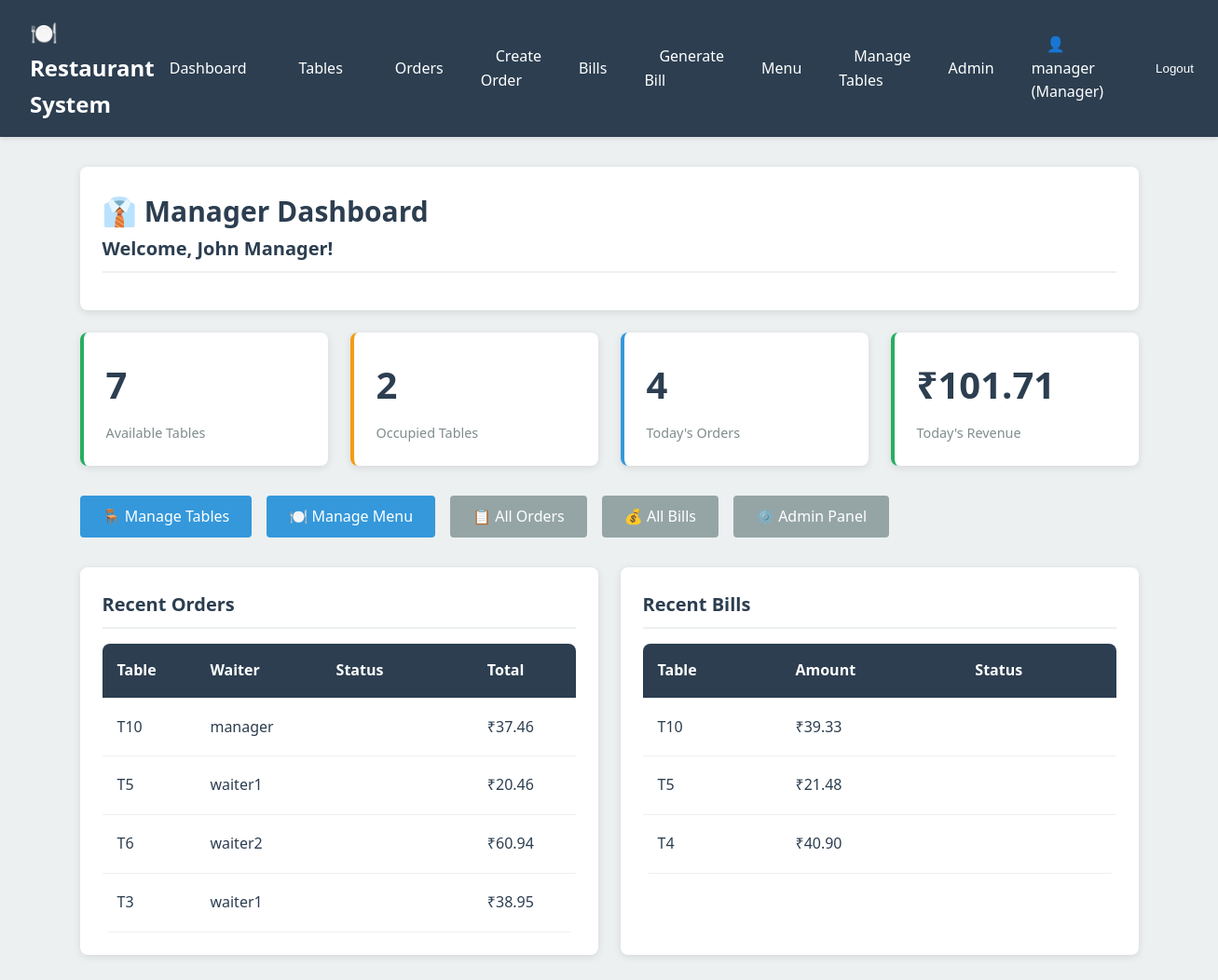
/dashboard/manager/ (signed in), run on the app's committed database.
### accounts/models.py (models this page shows, shortened)
class User(AbstractUser):
    class Role(models.TextChoices):
        WAITER = 'WAITER', 'Waiter'
        CASHIER = 'CASHIER', 'Cashier'
        MANAGER = 'MANAGER', 'Manager'
    role = models.CharField(
        max_length=10,
        choices=Role.choices,
        default=Role.WAITER
    )
    phone_number = models.CharField(max_length=15, blank=True)
    employee_id = models.CharField(max_length=20, unique=True, blank=True, null=True)
    class Meta:
        db_table = 'users'
        verbose_name = 'User'
        verbose_name_plural = 'Users'
    @property
    def is_waiter(self):
        return self.role == self.Role.WAITER
    @property
    def is_cashier(self):
        return self.role == self.Role.CASHIER
    @property
    def is_manager(self):
        return self.role == self.Role.MANAGER

### orders/models.py (models this page shows, shortened)
class Order(models.Model):
    class Status(models.TextChoices):
        PLACED = 'PLACED', 'Placed'
        IN_KITCHEN = 'IN_KITCHEN', 'In Kitchen'
        SERVED = 'SERVED', 'Served'
    table = models.ForeignKey('tables.Table', on_delete=models.CASCADE, related_name='orders')
    waiter = models.ForeignKey(settings.AUTH_USER_MODEL, on_delete=models.SET_NULL, null=True, related_name='orders')
    status = models.CharField(
        max_length=20,
        choices=Status.choices,
        default=Status.PLACED,
        db_index=True
    )
    notes = models.TextField(blank=True)
    created_at = models.DateTimeField(auto_now_add=True)
    updated_at = models.DateTimeField(auto_now=True)
    class Meta:
        db_table = 'orders'
        ordering = ['-created_at']
        verbose_name = 'Order'
        verbose_name_plural = 'Orders'
    def calculate_total(self):
        return sum(item.subtotal for item in self.items.all())

class OrderItem(models.Model):
    order = models.ForeignKey(Order, on_delete=models.CASCADE, related_name='items')
    menu_item = models.ForeignKey('menu.MenuItem', on_delete=models.PROTECT, related_name='order_items')
    quantity = models.PositiveIntegerField(default=1, validators=[MinValueValidator(1)])
    price_at_order = models.DecimalField(
        max_digits=10,
        decimal_places=2,
        help_text="Price snapshot at the time of order"
    )
    class Meta:
        db_table = 'order_items'
        verbose_name = 'Order Item'
        verbose_name_plural = 'Order Items'
    @property
    def subtotal(self):
        return self.quantity * self.price_at_order

### tables/models.py (models this page shows, shortened)
class Table(models.Model):
    class Status(models.TextChoices):
        AVAILABLE = 'AVAILABLE', 'Available'
        OCCUPIED = 'OCCUPIED', 'Occupied'
        BILL_REQUESTED = 'BILL_REQUESTED', 'Bill Requested'
        CLOSED = 'CLOSED', 'Closed'
    table_number = models.CharField(max_length=10, unique=True, db_index=True)
    seating_capacity = models.PositiveIntegerField()
    status = models.CharField(
        max_length=20,
        choices=Status.choices,
        default=Status.AVAILABLE,
        db_index=True
    )
    last_activity = models.DateTimeField(auto_now=True)
    created_at = models.DateTimeField(auto_now_add=True)
    class Meta:
        db_table = 'tables'
        ordering = ['table_number']
        verbose_name = 'Table'
        verbose_name_plural = 'Tables'

### billing/models.py (models this page shows, shortened)
class Bill(models.Model):
    class Status(models.TextChoices):
        NOT_GENERATED = 'NOT_GENERATED', 'Not Generated'
        PENDING_PAYMENT = 'PENDING_PAYMENT', 'Pending Payment'
        PAID = 'PAID', 'Paid'
    table = models.ForeignKey('tables.Table', on_delete=models.CASCADE, related_name='bills')
    order = models.OneToOneField('orders.Order', on_delete=models.CASCADE, related_name='bill')
    cashier = models.ForeignKey(
        settings.AUTH_USER_MODEL,
        on_delete=models.SET_NULL,
        null=True,
        blank=True,
        related_name='processed_bills'
    )
    subtotal = models.DecimalField(max_digits=10, decimal_places=2)
    tax_percentage = models.DecimalField(
        max_digits=5,
        decimal_places=2,
        default=Decimal('5.00'),
        validators=[MinValueValidator(Decimal('0.00')), MaxValueValidator(Decimal('100.00'))]
    )
    tax_amount = models.DecimalField(max_digits=10, decimal_places=2)
    total_amount = models.DecimalField(max_digits=10, decimal_places=2)
    status = models.CharField(
        max_length=20,
        choices=Status.choices,
        default=Status.PENDING_PAYMENT,
        db_index=True
    )
    generated_at = models.DateTimeField(auto_now_add=True)
    paid_at = models.DateTimeField(null=True, blank=True)
    class Meta:
        db_table = 'bills'
        ordering = ['-generated_at']
        verbose_name = 'Bill'
        verbose_name_plural = 'Bills'

### dashboard/views.py (the view)
# urls.py: path('manager/', views.ManagerDashboardView.as_view(), name='manager'),
class ManagerDashboardView(LoginRequiredMixin, TemplateView):
    template_name = 'dashboard/manager_dashboard.html'
    def dispatch(self, request, *args, **kwargs):
        if not request.user.is_manager:
            return redirect('dashboard:home')
        return super().dispatch(request, *args, **kwargs)
    def get_context_data(self, **kwargs):
        context = super().get_context_data(**kwargs)
        today = timezone.now().date()
        tables = Table.objects.all()
        context['total_tables'] = tables.count()
        context['available_tables'] = tables.filter(status=Table.Status.AVAILABLE).count()
        context['occupied_tables'] = tables.filter(status=Table.Status.OCCUPIED).count()
        today_orders = Order.objects.filter(created_at__date=today)
        context['today_orders_count'] = today_orders.count()
        context['active_orders_count'] = Order.objects.filter(
            status__in=[Order.Status.PLACED, Order.Status.IN_KITCHEN]
        ).count()
        today_bills = Bill.objects.filter(generated_at__date=today)
        today_paid_bills = today_bills.filter(status=Bill.Status.PAID)
        today_revenue = today_paid_bills.aggregate(
            total=Sum('total_amount')
        )['total'] or 0
        context['today_bills_count'] = today_bills.count()
        context['today_paid_bills_count'] = today_paid_bills.count()
        context['today_revenue'] = today_revenue
        context['pending_bills_count'] = Bill.objects.filter(
            status=Bill.Status.PENDING_PAYMENT
        ).count()
        context['recent_orders'] = Order.objects.all().order_by('-created_at')[:5]
        context['recent_bills'] = Bill.objects.all().order_by('-generated_at')[:5]
        return context

### templates/dashboard/manager_dashboard.html (shortened to what this page needs)
{% extends 'base.html' %}
{% block content %}
<div class="container">
    <div class="card">
        <div class="card-header">
            <h2>👔 Manager Dashboard</h2>
            <p>Welcome, {{ user.get_full_name|default:user.username }}!</p>
        </div>
    </div>
    <div class="stats-grid">
        <div class="stat-card success">
            <div class="stat-value">{{ available_tables }}</div>
            <div class="stat-label">Available Tables</div>
        </div>
        <div class="stat-card warning">
            <div class="stat-value">{{ occupied_tables }}</div>
            <div class="stat-label">Occupied Tables</div>
        </div>
        <div class="stat-card primary">
            <div class="stat-value">{{ today_orders_count }}</div>
            <div class="stat-label">Today's Orders</div>
        </div>
        <div class="stat-card success">
            <div class="stat-value">₹{{ today_revenue|floatformat:2 }}</div>
            <div class="stat-label">Today's Revenue</div>
        </div>
    </div>
    <div class="flex gap-2 mb-4 flex-wrap">
        <a href="{% url 'tables:list' %}" class="btn btn-primary">🪑 Manage Tables</a>
        <a href="{% url 'menu:list' %}" class="btn btn-primary">🍽️ Manage Menu</a>
        <a href="{% url 'orders:list' %}" class="btn btn-secondary">📋 All Orders</a>
        <a href="{% url 'billing:list' %}" class="btn btn-secondary">💰 All Bills</a>
        <a href="/admin/" class="btn btn-secondary">⚙️ Admin Panel</a>
    </div>
    <div style="display: grid; grid-template-columns: repeat(auto-fit, minmax(500px, 1fr)); gap: 1.5rem;">
        <div class="card">
            <div class="card-header">Recent Orders</div>
            {% if recent_orders %}
            <table class="table">
                <thead>
                    <tr>
                        <th>Table</th>
                        <th>Waiter</th>
                        <th>Status</th>
                        <th>Total</th>
                    </tr>
                </thead>
                <tbody>
                    {% for order in recent_orders %}
                    <tr>
                        <td>{{ order.table.table_number }}</td>
                        <td>{{ order.waiter.username }}</td>
                        <td>
                            <span class="table-status-badge badge-{{ order.status|lower }}">
                            </span>
                        </td>
                        <td>₹{{ order.calculate_total }}</td>
                    </tr>
                    {% endfor %}
                </tbody>
            </table>
            {% else %}
            <p style="padding: 1rem;">No recent orders</p>
            {% endif %}
        </div>
        <div class="card">
            <div class="card-header">Recent Bills</div>
            {% if recent_bills %}
            <table class="table">
                <thead>
                    <tr>
                        <th>Table</th>
                        <th>Amount</th>
                        <th>Status</th>
                    </tr>
                </thead>
                <tbody>
                    {% for bill in recent_bills %}
                    <tr>
                        <td>{{ bill.table.table_number }}</td>
                        <td>₹{{ bill.total_amount }}</td>
                        <td>
                            <span class="table-status-badge badge-{{ bill.status|lower }}">
                            </span>
                        </td>
                    </tr>
                    {% endfor %}
                </tbody>
            </table>
            {% else %}
            <p style="padding: 1rem;">No recent bills</p>
            {% endif %}
        </div>
    </div>
</div>
{% endblock %}

### templates/base.html (shortened to what this page needs)
<!DOCTYPE html>
<html lang="en">
<head>
    {% load static %}
    <link rel="stylesheet" href="{% static 'css/style.css' %}">
</head>
<body>
    {% if user.is_authenticated %}
    <nav class="navbar">
        <a href="{% url 'dashboard:home' %}" class="navbar-brand">🍽️ Restaurant System</a>
        <ul class="navbar-nav">
            <li><a href="{% url 'dashboard:home' %}" class="nav-link">Dashboard</a></li>
            <li><a href="{% url 'dashboard:table_status' %}" class="nav-link">Tables</a></li>
            {% if user.is_waiter or user.is_manager %}
            <li><a href="{% url 'orders:list' %}" class="nav-link">Orders</a></li>
            <li><a href="{% url 'orders:create' %}" class="nav-link">Create Order</a></li>
            {% endif %}
            {% if user.is_cashier or user.is_manager %}
            <li><a href="{% url 'billing:list' %}" class="nav-link">Bills</a></li>
            <li><a href="{% url 'billing:generate' %}" class="nav-link">Generate Bill</a></li>
            {% endif %}
            {% if user.is_manager %}
            <li><a href="{% url 'menu:list' %}" class="nav-link">Menu</a></li>
            <li><a href="{% url 'tables:list' %}" class="nav-link">Manage Tables</a></li>
            <li><a href="/admin/" class="nav-link">Admin</a></li>
            {% endif %}
            <li>
                <span class="nav-link" style="cursor: default;">
                    👤 {{ user.username }} ({{ user.get_role_display }})
                </span>
            </li>
            <li>
                <form method="post" action="{% url 'accounts:logout' %}" style="display: inline;">
                    <button type="submit" class="nav-link" style="background: none; border: none; cursor: pointer; color: white;">
                        Logout
                    </button>
                </form>
            </li>
        </ul>
    </nav>
    {% endif %}
    <main>
        {% block content %}{% endblock %}
    </main>
</body>
</html>

### static/css/style.css (style rules this page uses)
:root { --primary-color: #2c3e50; --secondary-color: #3498db; --success-color: #27ae60; --warning-color: #f39c12; --danger-color: #e74c3c; --info-color: #16a085; --light-bg: #ecf0f1; --dark-text: #2c3e50; --border-color: #bdc3c7; }
* { margin: 0; padding: 0; box-sizing: border-box; }
body { font-family: 'Segoe UI', Tahoma, Geneva, Verdana, sans-serif; background-color: var(--light-bg); color: var(--dark-text); line-height: 1.6; }
.navbar { background-color: var(--primary-color); color: white; padding: 1rem 2rem; display: flex; justify-content: space-between; align-items: center; box-shadow: 0 2px 5px rgba(0,0,0,0.1); }
.navbar-brand { font-size: 1.5rem; font-weight: bold; color: white; text-decoration: none; }
.navbar-nav { display: flex; list-style: none; gap: 1.5rem; align-items: center; }
.nav-link { color: white; text-decoration: none; padding: 0.5rem 1rem; border-radius: 4px; transition: background-color 0.3s; }
.container { max-width: 1200px; margin: 0 auto; padding: 2rem; }
.card { background: white; border-radius: 8px; box-shadow: 0 2px 8px rgba(0,0,0,0.1); padding: 1.5rem; margin-bottom: 1.5rem; }
.card-header { font-size: 1.25rem; font-weight: 600; margin-bottom: 1rem; padding-bottom: 0.5rem; border-bottom: 2px solid var(--light-bg); }
.table-status-badge { display: inline-block; padding: 0.25rem 0.75rem; border-radius: 20px; font-size: 0.85rem; font-weight: 500; color: white; }
.btn { display: inline-block; padding: 0.6rem 1.5rem; border: none; border-radius: 4px; font-size: 1rem; cursor: pointer; text-decoration: none; transition: all 0.3s; text-align: center; }
.btn-primary { background-color: var(--secondary-color); color: white; }
.btn-secondary { background-color: #95a5a6; color: white; }
.table { width: 100%; border-collapse: collapse; background: white; border-radius: 8px; overflow: hidden; }
.table thead { background-color: var(--primary-color); color: white; }
.table th, .table td { padding: 1rem; text-align: left; border-bottom: 1px solid var(--light-bg); }
.stats-grid { display: grid; grid-template-columns: repeat(auto-fit, minmax(250px, 1fr)); gap: 1.5rem; margin-bottom: 2rem; }
.stat-card { background: white; padding: 1.5rem; border-radius: 8px; box-shadow: 0 2px 8px rgba(0,0,0,0.1); border-left: 4px solid; }
.stat-card.primary { border-left-color: var(--secondary-color); }
.stat-card.success { border-left-color: var(--success-color); }
.stat-card.warning { border-left-color: var(--warning-color); }
.stat-value { font-size: 2.5rem; font-weight: bold; margin-bottom: 0.5rem; }
.stat-label { color: #7f8c8d; font-size: 0.9rem; }
.mb-4 { margin-bottom: 2rem; }
.flex { display: flex; }
.gap-2 { gap: 1rem; }

### data on the page
User: username "manager", role "Manager", get_full_name "John Manager"
Order: table.table_number "T10", waiter.username "manager", calculate_total "37.46"
Order: table.table_number "T5", waiter.username "waiter1", calculate_total "20.46"
Order: table.table_number "T6", waiter.username "waiter2", calculate_total "60.94"
Order: table.table_number "T3", waiter.username "waiter1", calculate_total "38.95"
Bill: table.table_number "T10", total_amount "39.33"
Bill: table.table_number "T5", total_amount "21.48"
Bill: table.table_number "T4", total_amount "40.90"

### other printed values
{{ available_tables }} "7"
{{ occupied_tables }} "2"
{{ today_orders_count }} "4"
{{ today_revenue|floatformat:2 }} "101.71"
